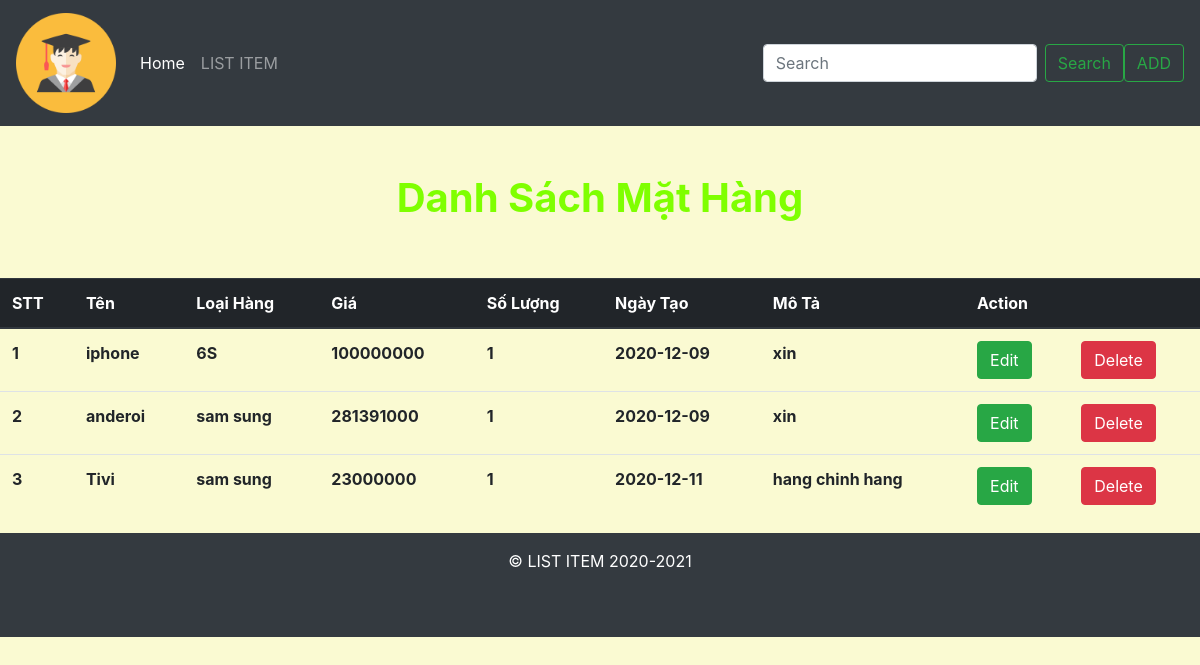
The page / on the database its author committed.
### tables this page shows
CREATE TABLE `item` (
  `id` int NOT NULL,
  `ten` varchar(255) NOT NULL,
  `loai` varchar(255) NOT NULL,
  `gia` int NOT NULL,
  `soluong` int NOT NULL,
  `ngaytao` date NOT NULL,
  `mota` text NOT NULL
);

### src/controller/ItemController.php (called while the page is built, shortened)
<?php
class ItemController
{
    protected $itemController;
    public function __construct()
    {
        $this->itemController = new ItemModel();
    }
    public function show()
    {
        $items = $this->itemController->getAll();
        include_once "src/view/list.php";
    }
}

### src/model/DBconnect.php (called while the page is built, shortened)
<?php
class DBconnect
{
    protected $username;
    protected $password;
    protected $dns;
    public function __construct()
    {
        $this->username = 'root';
        $this->password = '123456@Abc';
        $this->dns = 'mysql:host=localhost;dbname=itemList';
    }
    public function connect(){
        $connect = new PDO($this->dns,$this->username,$this->password);
        return $connect;
    }
}

### src/model/ItemModel.php (called while the page is built, shortened)
<?php
class ItemModel
{
    protected $datebase;
    public function __construct()
    {
        $db = new DBconnect();
        $this->datebase = $db->connect();
    }
    public function getAll()
    {
        $sql = "SELECT * FROM item";
        $stmt = $this->datebase->query($sql);
        $data = $stmt->fetchAll();
        return $data;
    }
}

### src/view/list.php (the view, shortened to what this page needs)
<!doctype html>
<html lang="en">
<head>
</head>
<body style="background-color: lightgoldenrodyellow">
<br><br>
<h1 align="center" style="color: chartreuse"><b>Danh Sách Mặt Hàng</b></h1>
<br><br>
<table class="table">
    <thead class="thead-dark">
    <tr>
        <th>STT</th>
        <th scope="col">Tên</th>
        <th scope="col">Loại Hàng</th>
        <th scope="col">Giá</th>
        <th scope="col">Số Lượng</th>
        <th scope="col">Ngày Tạo</th>
        <th scope="col">Mô Tả</th>
        <th colspan="2" scope="col">Action</th>
    </tr>
    </thead>
    <tbody>
    <?php foreach ($items as $key => $item): ?>
        <tr>
            <th scope="row"><?php echo $key + 1 ?></th>
            <th><?php echo $item['ten'] ?></th>
            <th><?php echo $item['loai'] ?></th>
            <th><?php echo $item['gia'] ?></th>
            <th><?php echo $item['soluong'] ?></th>
            <th><?php echo $item['ngaytao'] ?></th>
            <th><?php echo $item['mota'] ?></th>
            <th><a href="index.php?page=edit&id=<?php echo $item['id'] ?>" class="btn btn-success">Edit</a></th>
            <th><a href="index.php?page=delete&id=<?php echo $item['id'] ?>" onclick="return confirm('Bạn chắc chắn muốn xóa chứ?')" class="btn btn-danger">Delete</a></th>
        </tr>
    <?php endforeach ?>
    </tbody>
</table>
<footer class="footer bg-dark text-white shape-parent overflow-hidden text-center pt-160 pb-60">
    <div class="footer-copyright text-center py-3">
        <div class="footer-copyright mb-5">© LIST ITEM 2020-2021</div>
    </div>
</footer>
</body>
</html>

### index.php (shortened to what this page needs)
<!doctype html>
<html lang="en">
<head>
    <link rel="stylesheet" href="https://maxcdn.bootstrapcdn.com/bootstrap/4.0.0/css/bootstrap.min.css">
</head>
<body>
<nav class="navbar navbar-expand-lg navbar-dark bg-dark">
    <a class="navbar-brand" href="index.php"><img src="img/logo.png" style="width: 100px;" alt="logo"></a>
    <div class="collapse navbar-collapse" id="navbarSupportedContent">
        <ul class="navbar-nav mr-auto">
            <li class="nav-item active">
                <a class="nav-link" href="index.php?page=#">Home <span class="sr-only"></span></a>
            </li>
            <li class="nav-item"><a href="index.php?page=#" class="nav-link">LIST ITEM</a></li>
        </ul>
        <form method="post" enctype="multipart/form-data" action="?page=search" class="form-inline my-2 my-lg-0">
            <input class="form-control mr-sm-2" name="search" type="search" placeholder="Search" aria-label="Search">
            <button class="btn btn-outline-success my-2 my-sm-0" type="submit">Search</button>
        </form>
        <form class="form-inline my-2 my-lg-0">
            <a class="btn btn-outline-success my-2 my-sm-0" data-toggle="animation" data-animation="zoom-in"
               href="index.php?page=add">ADD</a>
        </form>
    </div>
</nav>
</body>
</html>
<?php
$itemController = new \App\controller\ItemController();
$page = (isset($_REQUEST['page'])) ? $_REQUEST['page'] : NULL;
switch ($page) {
    default:
        $itemController->show();
}

### rows shown on the page
item: ten "iphone", loai "6S", gia "100000000", soluong "1", ngaytao "2020-12-09", mota "xin"
item: ten "anderoi", loai "sam sung", gia "281391000", soluong "1", ngaytao "2020-12-09", mota "xin"
item: ten "Tivi", loai "sam sung", gia "23000000", soluong "1", ngaytao "2020-12-11", mota "hang chinh hang"
